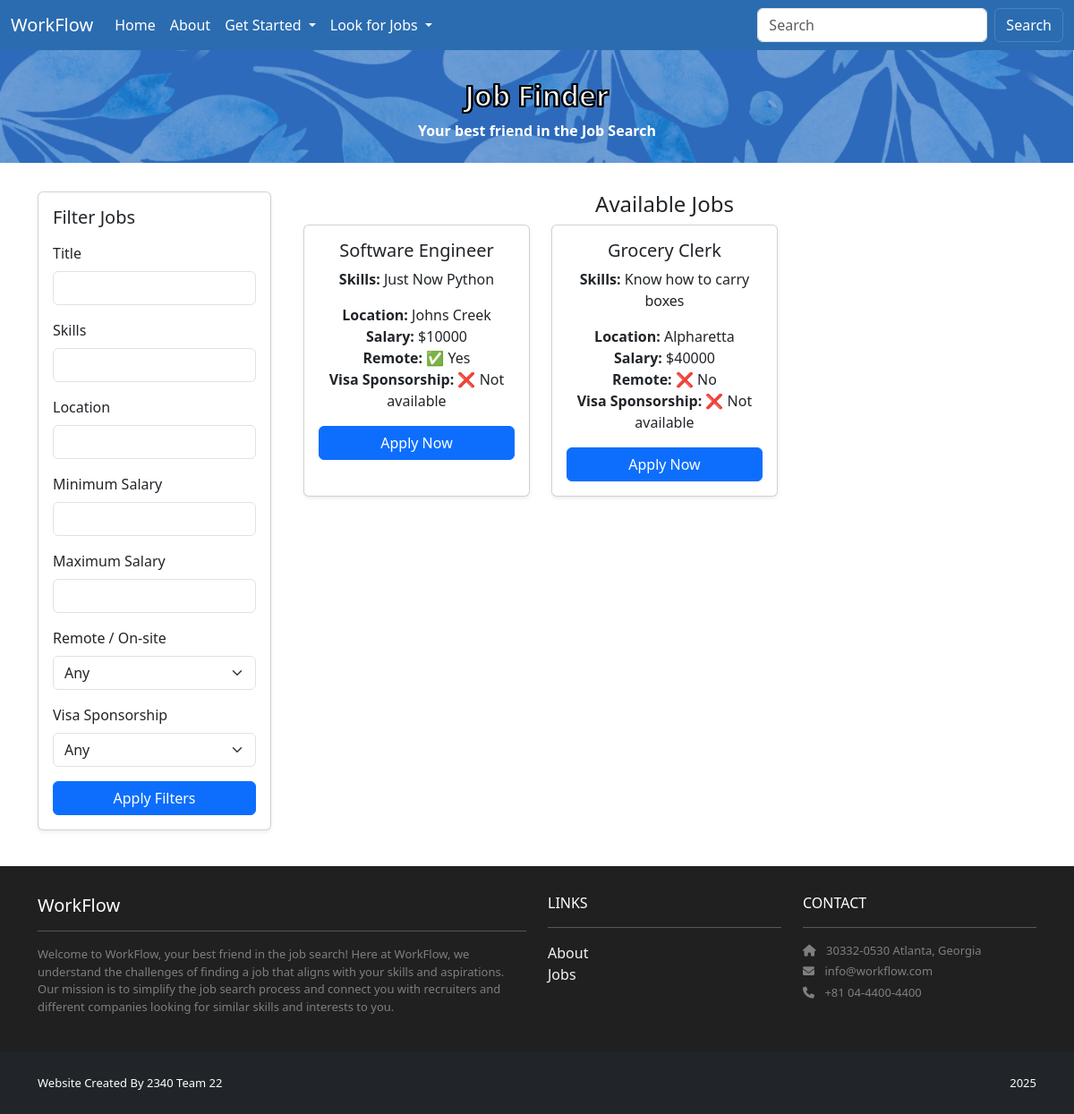
The page /jobs/ on the database as committed earlier.
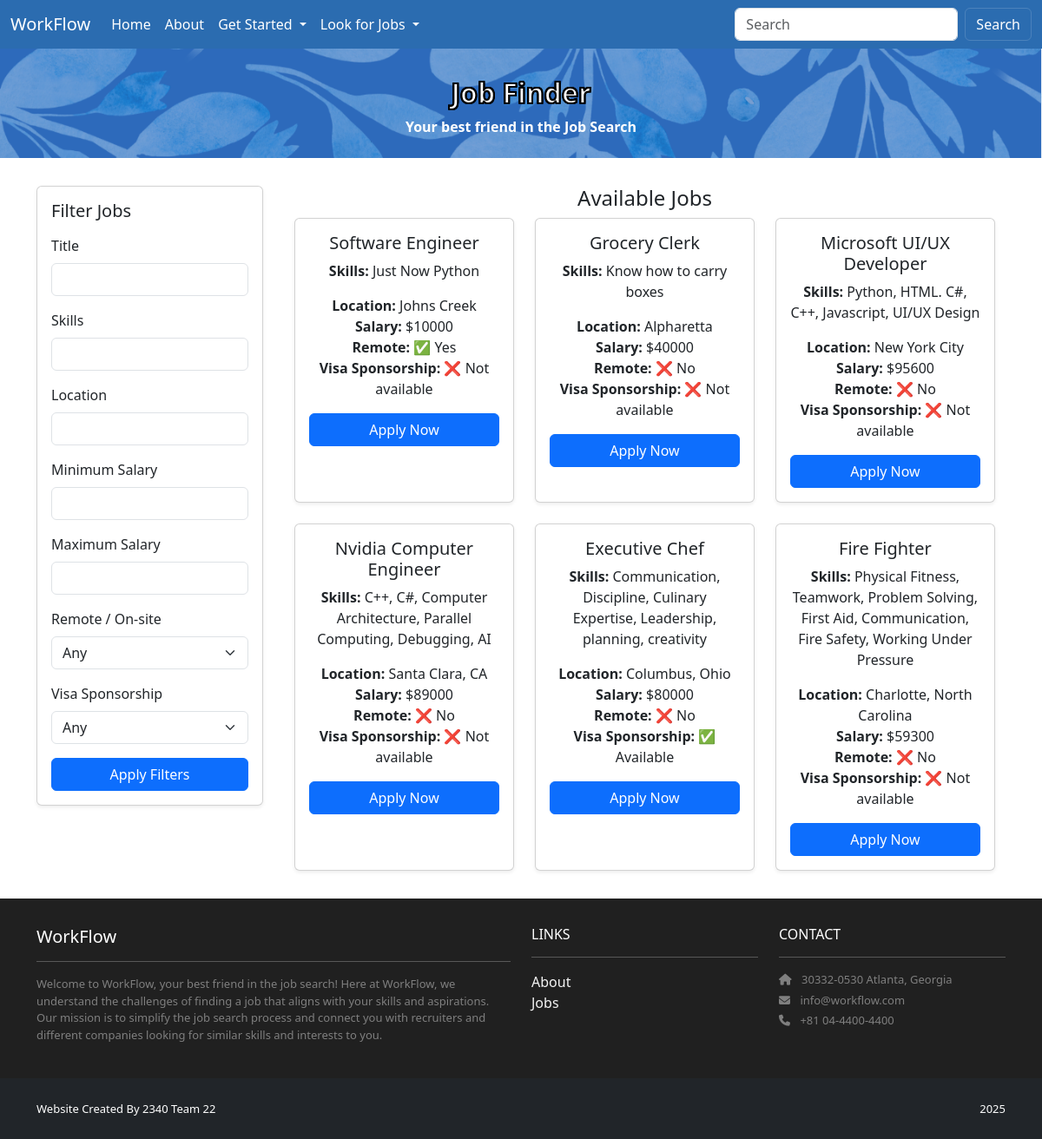
The same page on the database as committed later.
### home/models.py (models this page shows)
class Job(models.Model):
    title = models.CharField(max_length=200)
    skills = models.TextField()
    location = models.CharField(max_length=300)
    salary = models.IntegerField()
    is_remote = models.BooleanField(default=False)
    visa_sponsorship = models.BooleanField(default=False)

### jobs/views.py (the view)
# urls.py: path('', views.available_jobs, name='jobs.index'),
def available_jobs(request):
    template_data = {}
    template_data['title'] = 'Available Jobs'
    template_data['jobs'] = Job.objects.all()
    return render(request, 'jobs/index.html', {'template_data': template_data})

### jobs/templates/jobs/index.html
{% extends 'base.html' %}
{% block content %}
<header class="masthead bg-index text-center py-4">
  <div class="container d-flex align-items-center flex-column pt-2">
    <h2>Job Finder</h2>
    <p>Your best friend in the Job Search</p>
  </div>
</header>
<div class="p-3">
  <div class="container">
    <div class="row mt-3">
      {% include 'jobs/filter.html' %}
      <div class="col mx-auto text-center mb-3">
        <h4>Available Jobs</h4>
        {% load humanize %}
        <div class="container">
          <div class="row g-4">
            {% for job in template_data.jobs %}
              {% include 'home/job.html' with job=job %}
            {% empty %}
              <p class="text-muted">No jobs found.</p>
            {% endfor %}
          </div>
        </div>
      </div>
    </div>
  </div>
</div>
{% endblock content %}

### home/templates/home/job.html
<div class="col-md-6 col-lg-4">
  <div class="card h-100 shadow-sm">
    <div class="card-body">
      <h5 class="card-title">{{ job.title }}</h5>
      <p class="card-text">
        <strong>Skills:</strong> {{ job.skills|linebreaksbr }}
      </p>
      <ul class="list-unstyled mb-3">
        <li><strong>Location:</strong> {{ job.location }}</li>
        <li><strong>Salary:</strong> ${{ job.salary }}</li>
        <li>
          <strong>Remote:</strong>
          {% if job.is_remote %} ✅ Yes {% else %} ❌ No {% endif %}
        </li>
        <li>
          <strong>Visa Sponsorship:</strong>
          {% if job.visa_sponsorship %} ✅ Available {% else %} ❌ Not available {% endif %}
        </li>
      </ul>
        {% if user.is_authenticated %}
            <a href="{% url 'apply_to_job' job.id %}" class="btn btn-primary mt-auto w-100">Apply Now</a>
        {% else %}
              <a href="{% url 'accounts.login' %}?next={% url 'apply_to_job' job.id %}" class="btn btn-primary mt-auto w-100"> Apply Now</a>
        {% endif %}
    </div>
  </div>
</div>

Rows that differ between the two databases and show on the page:
added Job: title "Microsoft UI/UX Developer", skills "Python, HTML. C#, C++, Javascript, UI/UX Design", location "New York City", salary "95600", is_remote "❌ No", visa_sponsorship "❌ Not available"
added Job: title "Nvidia Computer Engineer", skills "C++, C#, Computer Architecture, Parallel Computing, Debugging, AI", location "Santa Clara, CA", salary "89000", is_remote "❌ No", visa_sponsorship "❌ Not available"
added Job: title "Executive Chef", skills "Communication, Discipline, Culinary Expertise, Leadership, planning, creativity", location "Columbus, Ohio", salary "80000", is_remote "❌ No", visa_sponsorship "✅ Available"
added Job: title "Fire Fighter", skills "Physical Fitness, Teamwork, Problem Solving, First Aid, Communication, Fire Safety, Working Under Pressure", location "Charlotte, North Carolina", salary "59300", is_remote "❌ No", visa_sponsorship "❌ Not available"
